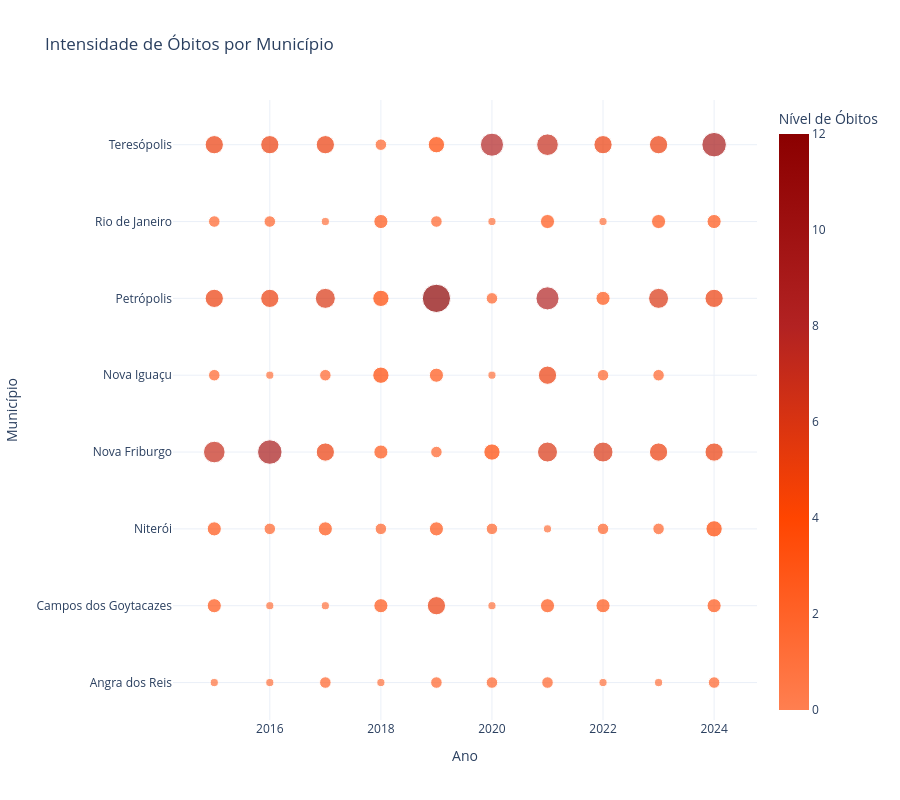

Write notebook code for a chart like this one.
### Markdown cell above
## Intensidade de Óbitos por Município ao Longo dos Anos

Este gráfico apresenta a distribuição dos óbitos associados aos deslizamentos em cada município ao longo do período analisado.

O tamanho das marcações representa a quantidade de mortes registradas, enquanto a intensidade da cor reforça a magnitude do impacto.

A análise permite identificar localidades que apresentaram maior vulnerabilidade em termos de perdas humanas.

### Code cell
escala_coral_vermelho = ['#FF7F50', '#FF4500', '#B22222', '#8B0000']
df_anual = df.groupby(['ano', 'municipio'])[['obitos']].sum().reset_index()
# 2. Criar o gráfico com a escala personalizada
fig = px.scatter(
    df_anual, 
    x='ano', 
    y='municipio', 
    size='obitos',       
    color='obitos',      
    color_continuous_scale=escala_coral_vermelho, # Aplica a paleta definida
    title="Intensidade de Óbitos por Município",
    labels={'obitos': 'Total de Óbitos', 'ano': 'Ano', 'municipio': 'Município'}
)

# 3. Ajustes finos para a apresentação
fig.update_layout(
    template="plotly_white",
    height=800,
    coloraxis_colorbar=dict(title="Nível de Óbitos")
)

### Figure 1 — Plotly figure (JSON) as saved in the notebook; plotly's stock layout.template omitted (floating-point values rounded to 4 significant figures)
{"data": [{"hovertemplate": "Ano=%{x}<br>Município=%{y}<br>Total de Óbitos=%{marker.color}<extra></extra>", "legendgroup": "", "marker": {"color": [1, 3, 3, 7, 2, 5, 2, 5, 1, 1, 2, 9, 1, 5, 2, 5, 2, 1, 3, 5, 2, 6, 1, 5, 1, 3, 2, 3, 4, 4, 3, 2, 2, 5, 3, 2, 3, 12, 2, 4, 2, 1, 2, 4, 1, 2, 1, 8, 2, 3, 1, 6, 5, 8, 3, 7, 1, 3, 2, 6, 2, 3, 1, 5, 1, 0, 2, 5, 2, 6, 3, 5, 2, 3, 4, 5, 0, 5, 3, 9], "coloraxis": "coloraxis", "size": [1, 3, 3, 7, 2, 5, 2, 5, 1, 1, 2, 9, 1, 5, 2, 5, 2, 1, 3, 5, 2, 6, 1, 5, 1, 3, 2, 3, 4, 4, 3, 2, 2, 5, 3, 2, 3, 12, 2, 4, 2, 1, 2, 4, 1, 2, 1, 8, 2, 3, 1, 6, 5, 8, 3, 7, 1, 3, 2, 6, 2, 3, 1, 5, 1, 0, 2, 5, 2, 6, 3, 5, 2, 3, 4, 5, 0, 5, 3, 9], "sizemode": "area", "sizeref": 0.03, "symbol": "circle"}, "mode": "markers", "name": "", "orientation": "h", "showlegend": false, "type": "scatter", "x": [2015, 2015, 2015, 2015, 2015, 2015, 2015, 2015, 2016, 2016, 2016, 2016, 2016, 2016, 2016, 2016, 2017, 2017, 2017, 2017, 2017, 2017, 2017, 2017, 2018, 2018, 2018, 2018, 2018, 2018, 2018, 2018, 2019, 2019, 2019, 2019, 2019, 2019, 2019, 2019, 2020, 2020, 2020, 2020, 2020, 2020, 2020, 2020, 2021, 2021, 2021, 2021, 2021, 2021, 2021, 2021, 2022, 2022, 2022, 2022, 2022, 2022, 2022, 2022, 2023, 2023, 2023, 2023, 2023, 2023, 2023, 2023, 2024, 2024, 2024, 2024, 2024, 2024, 2024, 2024], "xaxis": "x", "y": ["Angra dos Reis", "Campos dos Goytacazes", "Niterói", "Nova Friburgo", "Nova Iguaçu", "Petrópolis", "Rio de Janeiro", "Teresópolis", "Angra dos Reis", "Campos dos Goytacazes", "Niterói", "Nova Friburgo", "Nova Iguaçu", "Petrópolis", "Rio de Janeiro", "Teresópolis", "Angra dos Reis", "Campos dos Goytacazes", "Niterói", "Nova Friburgo", "Nova Iguaçu", "Petrópolis", "Rio de Janeiro", "Teresópolis", "Angra dos Reis", "Campos dos Goytacazes", "Niterói", "Nova Friburgo", "Nova Iguaçu", "Petrópolis", "Rio de Janeiro", "Teresópolis", "Angra dos Reis", "Campos dos Goytacazes", "Niterói", "Nova Friburgo", "Nova Iguaçu", "Petrópolis", "Rio de Janeiro", "Teresópolis", "Angra dos Reis", "Campos dos Goytacazes", "Niterói", "Nova Friburgo", "Nova Iguaçu", "Petrópolis", "Rio de Janeiro", "Teresópolis", "Angra dos Reis", "Campos dos Goytacazes", "Niterói", "Nova Friburgo", "Nova Iguaçu", "Petrópolis", "Rio de Janeiro", "Teresópolis", "Angra dos Reis", "Campos dos Goytacazes", "Niterói", "Nova Friburgo", "Nova Iguaçu", "Petrópolis", "Rio de Janeiro", "Teresópolis", "Angra dos Reis", "Campos dos Goytacazes", "Niterói", "Nova Friburgo", "Nova Iguaçu", "Petrópolis", "Rio de Janeiro", "Teresópolis", "Angra dos Reis", "Campos dos Goytacazes", "Niterói", "Nova Friburgo", "Nova Iguaçu", "Petrópolis", "Rio de Janeiro", "Teresópolis"], "yaxis": "y"}], "layout": {"coloraxis": {"colorbar": {"title": {"text": "Nível de Óbitos"}}, "colorscale": [[0, "#FF7F50"], [0.3333, "#FF4500"], [0.6667, "#B22222"], [1, "#8B0000"]]}, "height": 800, "legend": {"itemsizing": "constant", "tracegroupgap": 0}, "title": {"text": "Intensidade de Óbitos por Município"}, "xaxis": {"anchor": "y", "domain": [0, 1], "title": {"text": "Ano"}}, "yaxis": {"anchor": "x", "domain": [0, 1], "title": {"text": "Município"}}}}
